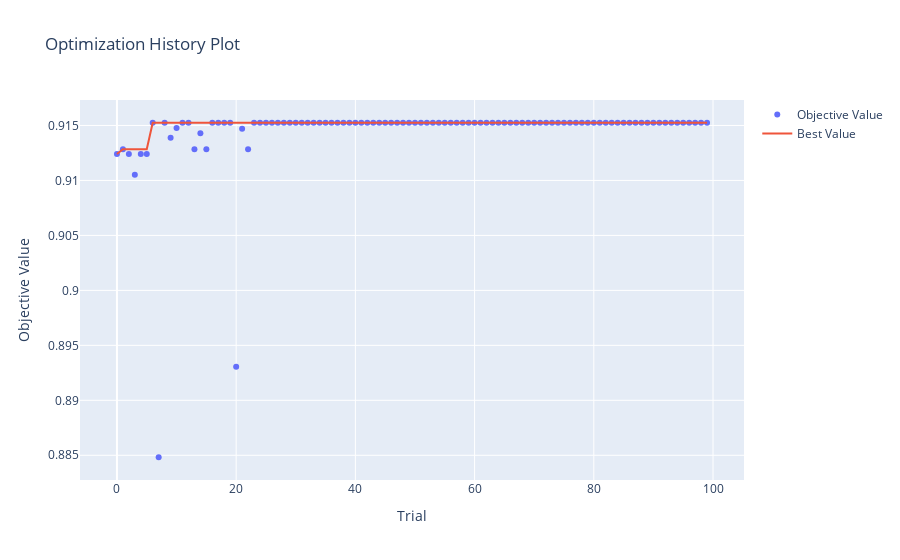

The code cell stored with this chart in its notebook:
### Code cell
# Visualizing optimization
optuna.visualization.plot_optimization_history(study)
